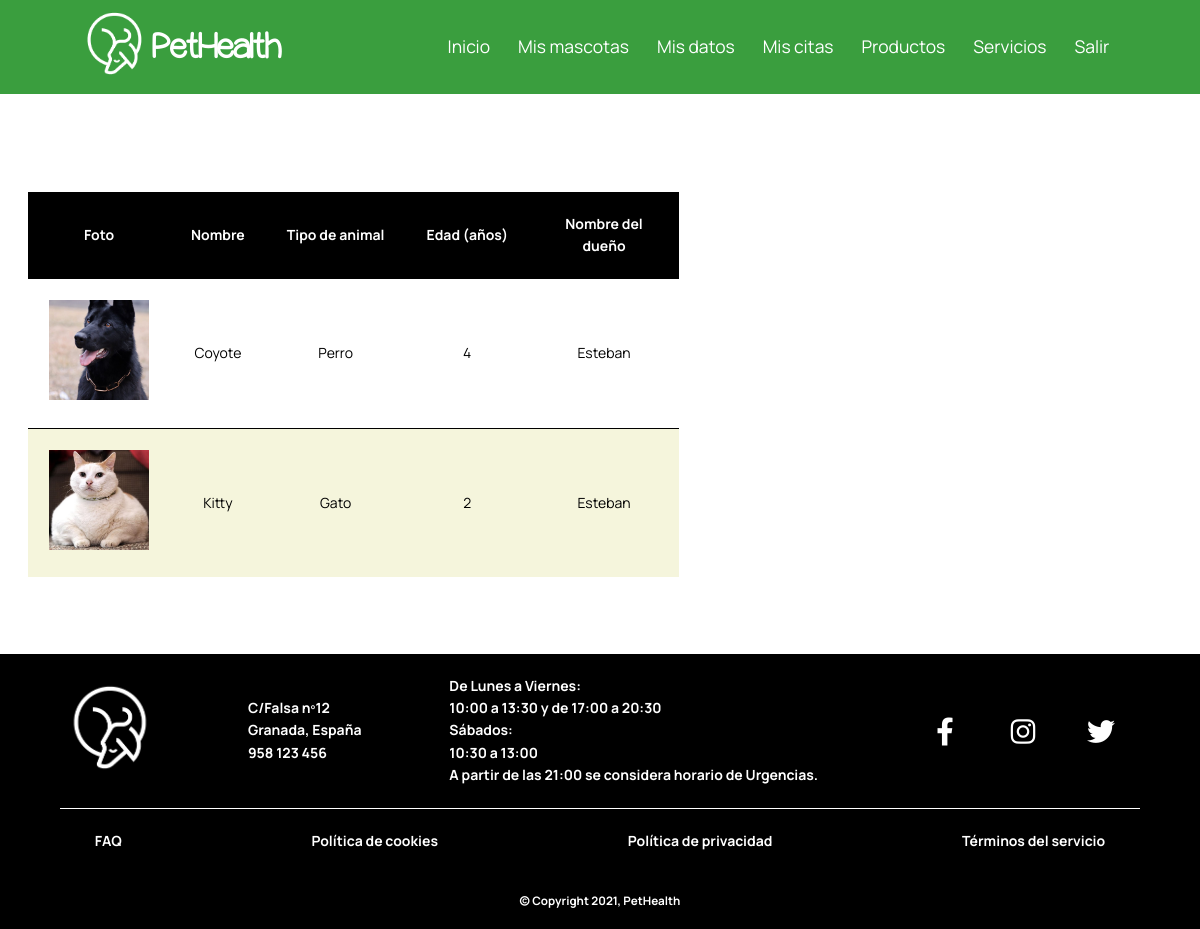
The page /paginas/clientes/clientes.php (signed in) on the database its author committed.
### tables this page shows
CREATE TABLE `cliente` (
  `id` bigint(20) UNSIGNED NOT NULL,
  `tipo` varchar(50) NOT NULL,
  `nombre` varchar(50) NOT NULL,
  `edad` tinyint(3) UNSIGNED NOT NULL,
  `foto` varchar(255) NOT NULL,
  `dni_dueño` varchar(9) NOT NULL
);

### paginas/clientes/clientes.php (the view, shortened to what this page needs)
<!DOCTYPE html>
<html lang="es">
<head>
    <link rel="stylesheet" href="https://cdnjs.cloudflare.com/ajax/libs/font-awesome/6.0.0-beta2/css/all.min.css"/>
    <link rel="stylesheet" href="../../css/estilos.css">
</head>
<body>
    <?php
        require_once("../../php/funciones.php");
        $conexion=conectarServidor();
    ?>
    <?php
        crearHeader('../..');
    ?>
    <main>
    <section id="clientes">
    <?php
        if(!isset($_GET['busqueda'])){
            if($_SESSION["dni"]==="000000000"){
                $consulta_cliente="SELECT id,cliente.nombre nom_cli,tipo,edad,foto,dueño.nombre nom_due FROM cliente INNER JOIN dueño ON dni_dueño=dni";
            }else{
                $consulta_cliente="SELECT id,cliente.nombre nom_cli,tipo,edad,foto,dueño.nombre nom_due FROM cliente INNER JOIN dueño ON dni_dueño=dni WHERE dni='$_SESSION[dni]'";
            }
            $resultado=$conexion->query($consulta_cliente);
        }
        $filas_devueltas=$resultado->num_rows;
        if($filas_devueltas===0){
            if(isset($busqueda)){
                if($_SESSION["dni"]==="000000000"){
                    echo "<h2>No hay clientes que coincidan con la búsqueda</h2>";
                }else{
                    echo "<h2>No tienes mascotas que coincidan con la búsqueda</h2>";
                }
            }else{
                if($_SESSION["dni"]==="000000000"){
                    echo "<h2>No hay clientes que mostrar</h2>";
                }else{
                    echo "<h2>No tienes mascotas aún registradas</h2>";
                }
            }
        }else{
            echo "<table>";
            echo "<tr><th>Foto</th><th>Nombre</th><th>Tipo de animal</th><th>Edad (años)</th><th>Nombre del dueño</th></tr>";
            if(isset($busqueda)){
                while ($resultado->fetch()){
                    echo "<tr>
                            <td>
                                <img src='../../assets/imagenes/clientes/$foto' alt='cliente'>
                            </td>
                            <td>$nom_cli</td>
                            <td>$tipo</td>
                            <td>$edad</td>
                            <td>$nom_due</td>";
                            if($_SESSION["dni"]==="000000000"){
                                echo "<td>
                                <form action='modificar_cliente.php' method='POST'>
                                    <input type='hidden' name='id' value='$id'>
                                    <input class='modificar' type='submit' value='Modificar'>
                                </form>
                            </td>";
                            }
                        echo "</tr>";
                }
                $resultado->close();
            }else{
                while($fila_cliente=$resultado->fetch_array(MYSQLI_ASSOC)){
                    echo "<tr>
                            <td>
                                <img src='../../assets/imagenes/clientes/$fila_cliente[foto]' alt='cliente' width='100px'>
                            </td>
                            <td>$fila_cliente[nom_cli]</td>
                            <td>$fila_cliente[tipo]</td>
                            <td>$fila_cliente[edad]</td>
                            <td>$fila_cliente[nom_due]</td>";
                        echo "</tr>";
                }
            }
            echo "</table>";
        }
    ?>
    </section>
    </main>
    <?php
        crearFooter('../..');
    ?>
</body>
</html>

### php/funciones.php (shortened to what this page needs)
<?php
    function crearHeader($ruta){
        echo "<header>
                    <a href='$ruta/index.php' id='logo'>
                        <div>
                            <img src='$ruta/assets/imagenes/logo_blanco.png'>
                        </div>
                        <span>PetHealth</span>
                    </a>
                <nav>
                    <ul>
                        <li><a href='$ruta/index.php'>Inicio</a></li>";
                        if(isset($_SESSION['dni']) && $_SESSION['dni']==="000000000"){
                            echo "<li><a href='$ruta/paginas/duenios/duenios.php'>Dueños</a></li>
                            <li><a href='$ruta/paginas/clientes/clientes.php'>Clientes</a></li>
                            <li><a href='$ruta/paginas/testimonios/testimonios.php'>Testimonios</a></li>
                            <li><a href='$ruta/paginas/noticias/noticias.php'>Noticias</a></li>
                            <li><a href='$ruta/paginas/citas/citas.php'>Citas</a></li>";
                        }else if(isset($_SESSION['dni']) && $_SESSION['dni']!=="000000000"){
                            echo "<li><a href='$ruta/paginas/clientes/clientes.php'>Mis mascotas</a></li>
                            <li><a href='$ruta/paginas/duenios/duenios.php'>Mis datos</a></li>
                            <li><a href='$ruta/paginas/citas/citas.php'>Mis citas</a></li>";
                        }
                        echo "<li><a href='$ruta/paginas/productos/productos.php'>Productos</a></li>
                        <li><a href='$ruta/paginas/servicios/servicios.php'>Servicios</a></li>";
                        if(isset($_SESSION['dni'])){
                            echo "<li><a href='$ruta/index.php?cerrar_sesion'>Salir</a></li>";
                        }else{
                            echo "<li><a href='$ruta/paginas/acceder/acceder.php'>Acceder</a></li>";
                        }
                    echo "</ul>
                </nav>
                <button id='hamburguesa' aria-label='boton menu hamburguesa'>
                    <span class='hamburger'></span>
                </button>
            </header>";
    }
    function crearFooter($ruta){
        echo "<footer>
                    <div>
                        <div>
                            <img src='$ruta/assets/imagenes/logo_blanco.png' alt='logo'>
                        </div>
                        <ul>
                            <li>C/Falsa nº12</li>
                            <li>Granada, España</li>
                            <li>958 123 456</li>
                        </ul>
                        <ul>
                            <li>De Lunes a Viernes:<br>10:00 a 13:30 y de 17:00 a 20:30</li>
                            <li>Sábados:<br>10:30 a 13:00</li>
                            <li>A partir de las 21:00 se considera horario de Urgencias.</li>
                        </ul>
                        <ul>
                            <li><a href='#'><i class='fab fa-facebook-f'></i></a></li>
                            <li><a href='#'><i class='fab fa-instagram'></i></a></li>
                            <li><a href='#'><i class='fab fa-twitter'></i></a></li>
                        </ul>
                    </div>
                    <ul>
                        <li><a href='#'>FAQ</a></li>
                        <li><a href='#'>Política de cookies</a></li>
                        <li><a href='#'>Política de privacidad</a></li>
                        <li><a href='#'>Términos del servicio</a></li>
                    </ul>
                    <small>&copy; Copyright 2021, PetHealth</small>
                </footer>";
    }
?>

### css/estilos.css (style rules this page uses)
:root { --principal: #3a9e3e; --oscuro: #296f2d; --claro: #d7ffd9; --muy-claro: #efffef; }
*, *::before, *::after { margin: 0; padding: 0; box-sizing: border-box; }
html,body { font-size: 14px; font-family: 'Manrope', sans-serif; line-height: 1.6; }
li { list-style: none; }
a { text-decoration: none; }
img { max-width: 100%; max-height: 100%; object-fit: cover; }
section:not(#banner) { max-width:1400px; margin: 0 auto; padding: 5em 2em; background-color: white; }
header { z-index: 999; background-color: var(--principal); display: flex; justify-content: space-around; align-items: center; padding: .5em 0; position: sticky; top: 0px; }
#logo { display: flex; justify-content: space-between; align-items: center; color: white; }
#logo div { width: 75px; }
#logo span { font-size: 2.5em; font-family: "PuppyBellies", sans-serif; font-weight: bold; }
nav ul { display: flex; justify-content: space-between; align-items: center; }
nav ul li { padding: 1em; }
nav ul li a { font-size: 1.25rem; color:white; }
nav ul li::after { content: ""; display: block; background-color: white; width: 0px; height: 2px; margin: auto; transition: all 300ms ease-in-out; }
main { background-color: var(--muy-claro); min-height: 70vh; }
footer { background: black; font-weight: bold; }
footer a, footer li { color: white; }
footer>div { width: 90%; margin: 0 auto; padding: 1.5em 0; display: flex; justify-content: space-between; align-items: center; border-bottom: 1px solid white; }
footer>div>div:first-child { width: 100px; }
footer>div>ul:last-child { display: flex; align-items: center; justify-content: space-around; }
footer>div>ul:last-child li { font-size: 2em; margin: 0 .5em; width: 50px; height: 50px; text-align: center; line-height: 50px; border-radius: 50%; transition: background-color 300ms ease-in-out; }
footer>ul { display: flex; align-items: center; justify-content: space-around; margin: 1.5em 0; }
footer>ul li::after { content: ""; display: block; background-color: white; width: 0px; height: 2px; margin: auto; transition: all 300ms ease-in-out; }
footer small { display: block; text-align: center; padding: 1.5em 0; color: white; }
table { border-collapse: collapse; margin: 0 auto; margin-top: 2em; }
tr:nth-child(odd) { background-color: beige; }
tr:first-child { background-color: black; }
th { color: white; }
td, th { max-width: 150px; min-width: 150px; height: 150px; padding: 1.5em; text-align:center; }
td { border-top: solid 1px black; }
#clientes { min-height: 70vh; }
#clientes th, #clientes td { min-width: min-content; height: auto; }
#clientes table img { width: 100px; height:100px; }
@media screen and (max-width: 1250px) { #clientes table { display: block; overflow-x: auto; } }

### rows shown on the page
cliente: foto (picture), nombre "Coyote", tipo "Perro", edad "4", dni_dueño.nombre "Esteban"
cliente: foto (picture), nombre "Kitty", tipo "Gato", edad "2", dni_dueño.nombre "Esteban"
